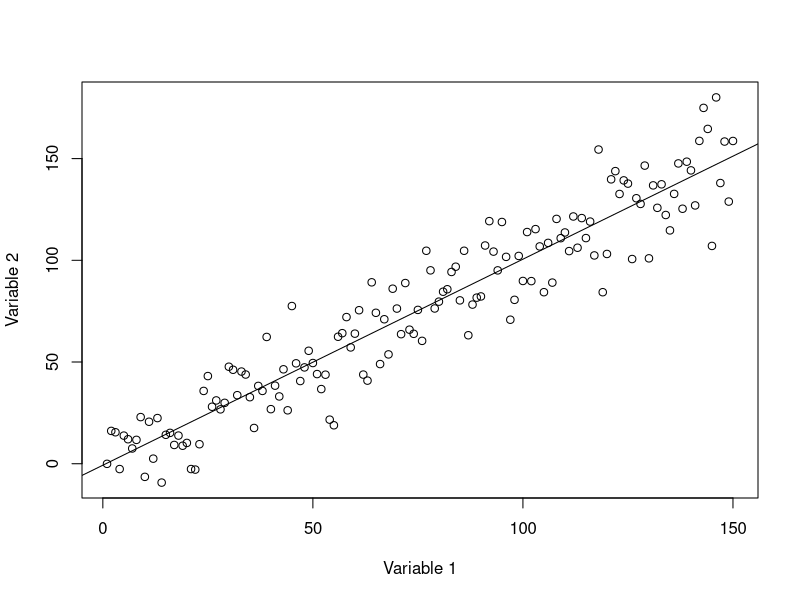

Write R code to recreate this figure.
#
# day3_script.R
#
# Reed Sorensen
# July 2017
#
# Overview:
#   - Briefly review enrolling in Coursera.org courses
#     and show how to find courses with Portuguese subtitles
#   - Review R concepts from days 1 and 2
#   - Give a sense for where we're going --> data frames! 
#        Examples of how to explore data, get frequencies
#        and do a regression analysis
#   - More fundamental R concepts


##### 
# Signing up for a course in Coursera
# - Go to the course website:
#   https://github.com/rsoren/r_training_beira2017/blob/master/index.md
# - Scroll down to the section "Additional resources for learning R"
#   and click on the link for "Data Science certificate from Johns Hopkins University"
# - Create an account with Coursera
# - **** Ignore the part about enrolling for a 7-day free trial
# - Search for the name of the course in the bar at the top of the page,
#   for example, "The Data Scientist's Toolbox" or another course
#   and click on the result
# - Click on the button that says "Enroll"
# - Then at the bottom of the pop-up window
#   **** click on "Audit the course" to take it for free

##### 
# Searching for courses in Portuguese on Coursera
# - Go to the website: coursera.org
# - In the bar at the top, search for something you want to study,
#   for example, "data analysis"
# - On the left side of the page, look at "Subtitle Languages" and
#   and click on "Show more"
# - Select un-select "English";
#   select "Portuguese (Brazilian)" and "Portuguese (European)" 
# - Choose a course, and enroll as usual (auditing is always free!)

  
#####
# ANALYZING DATA: a motivating example
# 

# create some data
df <- data.frame(
  group = sample(c("a", "b", "c"), size = 150, replace = TRUE),
  var1 = 1:150,
  var2 = 1:150 + rnorm(n = 150, mean = 0, sd = 15)
)

# View(df)   # look at the data

plot(
  x = df[, "var1"],  y = df[, "var2"], 
  xlab = "Variable 1",  ylab = "Variable 2"
)

fit1 <- lm(var2 ~ var1, data = df)   # run a regression
summary(fit1)   # results of the regression
abline(fit1)    # put the line of best fit on the scatterplot

summary(df$var2)   # get summary statistics about a variable
table(df$group)    # how many subjects are in each group?

library(dplyr)

df2 <- df %>%
  group_by(group) %>%
  summarize(
    count = n(),
    percent = round(count / nrow(.), digits = 3) * 100 )



#####
# INDEXING with [] (continued from day 2)
# new function: %in%

# recall indexing by position and TRUE/FALSE
tmp <- c(3,5,2)
tmp[1]
tmp[c(TRUE, FALSE, FALSE)]

# -- create a vector of TRUE/FALSE with a logical condition
#    (e.g. < and ==) then index on it

x8 <- c(1,6,7,3,5,5,9,7,2)
x8 > 4     # notice how this creates a vector of TRUE/FALSE values
x8[x8 > 4] # this returns elements of x8 that are greater than 4


# check whether an element is in a vector with the %in% function
3 %in% 1:8    # is 3 in the vector c(1,2,3,4,5,6,7,8) ?

"b" %in% c("d", "e", "f")   # is "b" in the vector c("d", "e", f") ?

x9 <- c("a", "b", "c", "d", "e", "f", "g")
x9 %in% c("d", "e")    # for each element of 'x9', 
#   check whether it is "d" or "e"

x9[x9 %in% c("d", "e")]  # display elements of x9 that are "d" or "e"


#####
# CHARACTER STRINGS
#   print, paste, paste0, substr
#   'stringr' package: https://journal.r-project.org/archive/2010-2/RJournal_2010-2_Wickham.pdf
#   str_c, str_sub, str_split_fixed
#   is.character, as.character, is.numeric, as.numeric

x9 <- "Bom dia!"     # create a character object that contains "Bom dia!"

print(x9)    # display the word "Bom dia!"
x9

paste("Hello", "everybody!")  # combine the strings 
paste0("Hello", "everybody!") # the paste0() function does not
# automatically include a space

substr(x9, start = 1, stop = 3) # extract the letters in positions 1 to 3

is.character(x9)   # check whether 'x9' is a character vector
is.numeric(x9)     # check whether 'x9' is a numeric vector


#   -- Challenge:
#      1. Get R to display the word "Hello"
#      2. Put the character string "Hello" into a object called 'txt'
#      3. Use 'txt' and the paste0() function to display the phrase "Hello, world!"
#      4. Check whether 'txt' is a numeric variable
#      5. Check whether 'txt' is a character variable
#      6. Use the substr() function to extract the letters "He" from 'txt'


#####
# MATRICES
# matrix, rbind, cbind
# str
# dim, ncol, nrow
# indexing by position

mat1 <- matrix(data = 1:9, ncol = 3) # make a matrix, filled by column
print(mat1)

mat2 <- matrix(  # make a matrix, filled by row
  data = 1:6,
  ncol = 3,
  byrow = TRUE
)
print(mat2)

# -- use existing vectors to create a matrix
vec1 <- c(3,4,5)
vec2 <- c(7,8,9)

rbind(vec1, vec2) # combine the vectors as rows
cbind(vec1, vec2) # combine the vectors as columns

# -- get information about a matrix
dim(mat2)
ncol(mat2)
nrow(mat2)

# -- index a matrix by row (note the comma!)
mat2[1, ]
# -- index a matrix by column
mat2[, 2]
  

#   -- Challenge:
#      1. Create a 3-by-4 matrix that only contains the number 5 (repeated 12 times)
#      2. Create two vectors
#           'tmp1' contains the letters "a", "b" and "c"
#           'tmp2' contains the letters "d", "e" and "f"
#      3. Use the rbind() function to combine tmp1 and tmp2
#           to display a matrix that looks like this:
#                                            "a"  "b"  "c"
#                                            "d"  "e"  "f"
#      4. Create an object called 'mat' that contains the matrix from #3
#      5. Use cbind() to add another column to 'mat', with the letters "y" and "z"
#         Your result should look like this:
#                                            "a"  "b"  "c"  "y"
#                                            "d"  "e"  "f"  "z"


#####
# GETTING HELP
#   help, help.search, ?, ??, example, 
#   Google.com, rseek.org, StackOverflow
#   Website for searching for a package: https://www.r-pkg.org/
#   
#   -- Challenge:
#      1. Use Google to find an R function that splits 1 string into multiple strings
#      2. Use the help() function to figure out how to use this function
#      3. Use Google to find an R package that can read Stata 13 datasets into R
# 
# 
